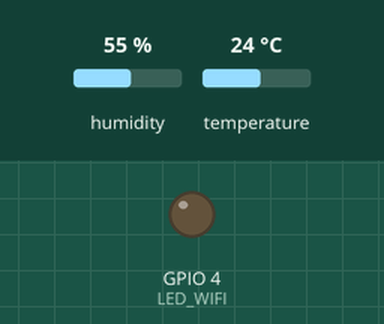
Recording of a sketch running on a simulated ESP32. On the bench: output pins drawn as LEDs (lit = HIGH). The inputs (shaded band) are chosen by the test bench; at power-on: humidity 55 %, temperature 24 °C. WiFi joins after 1.5 s; servers stay silent unless stated; what the sketch prints to the serial monitor is not drawn.

Above: at 0.4 s.
At 1.9 s:
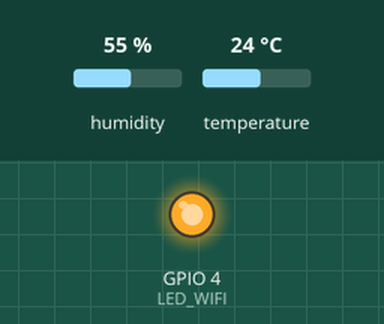
Timing chart, 0 to 3.4 s (numbered marks = the images above):
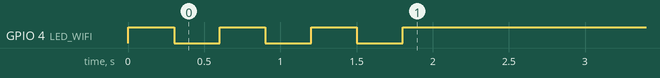

The sketch:

OTA_blinky.ino
```cpp
#include <WiFi.h>
#include <WiFiClient.h>
#include <WebServer.h>
#include <ESPmDNS.h>
#include <Update.h>
#include <DHT.h>
#include "Adafruit_MQTT.h"
#include "Adafruit_MQTT_Client.h"


#define DHTPIN 14       // D4 = GPIO14
#define DHTTYPE DHT11  // Type
#define LED_WIFI 4

unsigned long lastReadTime = 0;
const unsigned long interVal = 3000;

unsigned long lastSend = 0;
const unsigned long sendInterval = 5000; // 5 giây


DHT dht(DHTPIN, DHTTYPE);

float currentTemp = NAN;
float currentHumi = NAN;


const char* host = "esp32";
const char* ssid = "DATN";
const char* password = "12345678";


// Adafruit IO
#define AIO_SERVER      "io.adafruit.com"
#define AIO_SERVERPORT  1883                   // Cổng MQTT không mã hoá
#define AIO_USERNAME    "****"        // Thay bằng tài khoản của bạn
#define AIO_KEY         "****"         // Thay bằng AIO Key của bạn


WiFiClient client;
Adafruit_MQTT_Client mqtt(&client, AIO_SERVER, AIO_SERVERPORT, AIO_USERNAME, AIO_KEY);

// Feed
Adafruit_MQTT_Publish temperatureFeed = Adafruit_MQTT_Publish(&mqtt, AIO_USERNAME "/feeds/temperature");

Adafruit_MQTT_Publish humidityFeed = Adafruit_MQTT_Publish(&mqtt, AIO_USERNAME "/feeds/humidity");


WebServer server(80);

/*
 * Login page
 */
const char* loginIndex =
 "<form name='loginForm'>"
    "<table width='20%' bgcolor='A09F9F' align='center'>"
        "<tr>"
            "<td colspan=2>"
                "<center><font size=4><b>ESP32 Login Page</b></font></center>"
                "<br>"
            "</td>"
            "<br>"
            "<br>"
        "</tr>"
        "<td>Username:</td>"
        "<td><input type='text' size=25 name='userid'><br></td>"
        "</tr>"
        "<br>"
        "<br>"
        "<tr>"
            "<td>Password:</td>"
            "<td><input type='Password' size=25 name='pwd'><br></td>"
            "<br>"
            "<br>"
        "</tr>"
        "<tr>"
            "<td><input type='submit' onclick='check(this.form)' value='Login'></td>"
        "</tr>"
    "</table>"
"</form>"
"<script>"
    "function check(form)"
    "{"
    "if(form.userid.value=='admin' && form.pwd.value=='admin')"
    "{"
    "window.open('/serverIndex')"
    "}"
    "else"
    "{"
    " alert('Error Password or Username')/*displays error message*/"
    "}"
    "}"
"</script>";
//
///*
// * Server Index Page
// */

const char* serverIndex =
"<script src='https://ajax.googleapis.com/ajax/libs/jquery/3.2.1/jquery.min.js'></script>"
"<form method='POST' action='#' enctype='multipart/form-data' id='upload_form'>"
   "<input type='file' name='update'>"
        "<input type='submit' value='Update'>"
    "</form>"
 "<div id='prg'>progress: 0%</div>"
 "<script>"
  "$('form').submit(function(e){"
  "e.preventDefault();"
  "var form = $('#upload_form')[0];"
  "var data = new FormData(form);"
  " $.ajax({"
  "url: '/update',"
  "type: 'POST',"
  "data: data,"
  "contentType: false,"
  "processData:false,"
  "xhr: function() {"
  "var xhr = new window.XMLHttpRequest();"
  "xhr.upload.addEventListener('progress', function(evt) {"
  "if (evt.lengthComputable) {"
  "var per = evt.loaded / evt.total;"
  "$('#prg').html('progress: ' + Math.round(per*100) + '%');"
  "}"
  "}, false);"
  "return xhr;"
  "},"
  "success:function(d, s) {"
  "console.log('success!')"
 "},"
 "error: function (a, b, c) {"
 "}"
 "});"
 "});"
 "</script>";

/*
 * Define function
 */


void readDHT11() {
  float h = dht.readHumidity();
  float t = dht.readTemperature();

  if (isnan(h) || isnan(t)) {
    Serial.println("Lỗi đọc từ cảm biến DHT11!");
    return;
  }

  currentTemp = t;
  currentHumi = h;

  Serial.print("Nhiệt độ: ");
  Serial.print(t);
  Serial.print("°C  |  Độ ẩm: ");
  Serial.print(h);
  Serial.println("%");
}

void connectMQTT() {
  Serial.print(F("Connecting to Adafruit IO... "));
  int8_t ret;
  while ((ret = mqtt.connect()) != 0) {
    switch (ret) {
      case 1: Serial.println(F("Wrong protocol")); break;
      case 2: Serial.println(F("ID rejected")); break;
      case 3: Serial.println(F("Server unavail")); break;
      case 4: Serial.println(F("Bad user/pass")); break;
      case 5: Serial.println(F("Not authed")); break;
      case 6: Serial.println(F("Failed to subscribe")); break;
      default: Serial.println(F("Connection failed")); break;
    }

    if(ret >= 0)
      mqtt.disconnect();

    Serial.println(F("Retrying connection..."));
    delay(10000);
  }
  Serial.println(F("Adafruit IO Connected!"));
}

void connectWifi() {
// Connect to WiFi network
  WiFi.begin(ssid, password);
  Serial.println("");

  // Wait for connection
  while (WiFi.status() != WL_CONNECTED) {
    digitalWrite(LED_WIFI,HIGH);
    delay(300);
    digitalWrite(LED_WIFI,LOW);
    delay(300);
    Serial.print(".");
  }
  digitalWrite(LED_WIFI,HIGH);
  Serial.println("");
  Serial.print("Connected to ");
  Serial.println(ssid);
  Serial.print("IP address: ");
  Serial.println(WiFi.localIP());
}

/*
 * setup function
 */
void setup(void) {

  Serial.begin(9600);
   pinMode(LED_WIFI, OUTPUT);
  dht.begin();
  connectWifi();

  /*use mdns for host name resolution*/
  if (!MDNS.begin(host)) { //http://esp32.local
    Serial.println("Error setting up MDNS responder!");
    while (1) {
      delay(1000);
    }
  }
  Serial.println("mDNS responder started");
////  /*return index page which is stored in serverIndex */
  server.on("/", HTTP_GET, []() {
    server.sendHeader("Connection", "close");
    server.send(200, "text/html", loginIndex);
  });
  server.on("/serverIndex", HTTP_GET, []() {
    server.sendHeader("Connection", "close");
    server.send(200, "text/html", serverIndex);
  });
//  /*handling uploading firmware file */
  server.on("/update", HTTP_POST, []() {
    server.sendHeader("Connection", "close");
    server.send(200, "text/plain", (Update.hasError()) ? "FAIL" : "OK");
    ESP.restart();
  }, []() {
    HTTPUpload& upload = server.upload();
    if (upload.status == UPLOAD_FILE_START) {
      Serial.printf("Update: %s\n", upload.filename.c_str());
      if (!Update.begin(UPDATE_SIZE_UNKNOWN)) { //start with max available size
        Update.printError(Serial);
      }
    } else if (upload.status == UPLOAD_FILE_WRITE) {
      /* flashing firmware to ESP*/
      if (Update.write(upload.buf, upload.currentSize) != upload.currentSize) {
        Update.printError(Serial);
      }
    } else if (upload.status == UPLOAD_FILE_END) {
      if (Update.end(true)) { //true to set the size to the current progress
        Serial.printf("Update Success: %u\nRebooting...\n", upload.totalSize);
      } else {
        Update.printError(Serial);
      }
    }
  });
  server.begin();


}

void loop(void) {
  server.handleClient();
  delay(1);
  unsigned long currentTime = millis();

  // Đọc dữ liệu mỗi 3s
  if(currentTime - lastReadTime >= interVal) {
    readDHT11();
    lastReadTime = currentTime;
  }


   // ping adafruit io a few times to make sure we remain connected
  if(! mqtt.ping(3)) {
    // reconnect to adafruit io
    if(! mqtt.connected())
      connectMQTT();
  }

    // Gửi dữ liệu mỗi 5s
    if (currentTime - lastSend >= sendInterval) {
       // ping adafruit io a few times to make sure we remain connected
    if(! mqtt.ping(3)) {
      // reconnect to adafruit io
      if(! mqtt.connected())
        connectMQTT();
    }

    if (!isnan(currentTemp) && !isnan(currentHumi)) {
      Serial.println("Gửi dữ liệu lên Adafruit IO...");
      temperatureFeed.publish(currentTemp);
      humidityFeed.publish(currentHumi);
    }

    lastSend = currentTime;
  }


}
```
